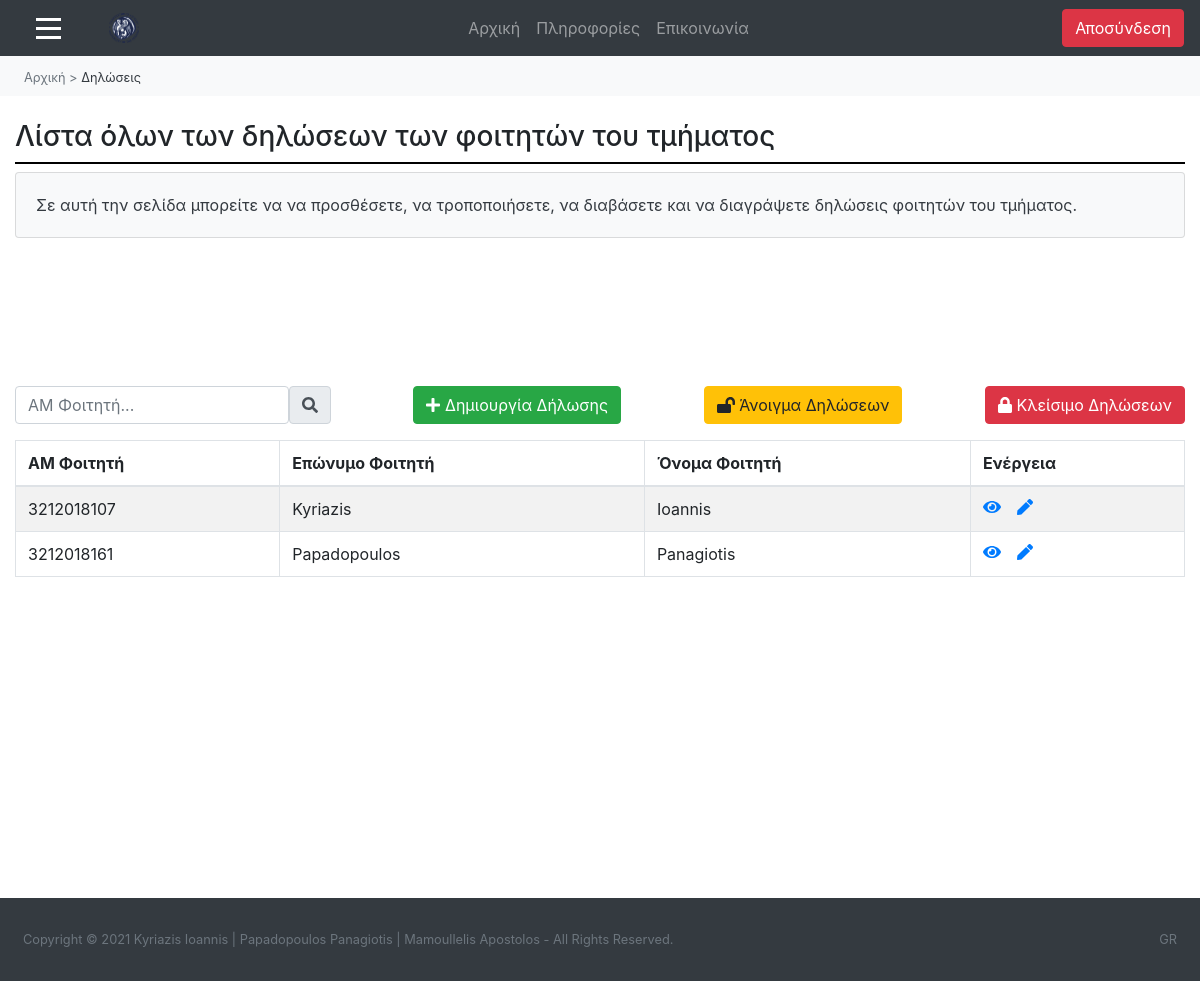
/ergasia-theorias/diaxeiristis-diloseis.php (signed in), run on the app's committed database.
### tables this page shows
CREATE TABLE `dilosi` (
  `id_dilosis` int(10) NOT NULL,
  `id_didaskalias` int(10) DEFAULT NULL,
  `AM_foititi` varchar(10) NOT NULL,
  `vathmostheorias` double DEFAULT NULL,
  `vathmosergastiriou` double DEFAULT NULL,
  `telikosvathmos` double DEFAULT NULL,
  `katastasi` varchar(10) DEFAULT NULL,
  `pliros_vathmologimeno` varchar(3) DEFAULT NULL
);

CREATE TABLE `foititis` (
  `AM_foititi` varchar(10) NOT NULL,
  `email_foititi` varchar(50) NOT NULL,
  `onoma_foititi` varchar(50) NOT NULL,
  `eponimo_foititi` varchar(50) NOT NULL,
  `etoseisagogis` int(4) NOT NULL,
  `oristikopoihmenh_dilosi` varchar(3) DEFAULT NULL
);

### ergasia-theorias/diaxeiristis-diloseis.php (the view, shortened to what this page needs)
<html>
<head>
        <link rel="stylesheet" href="style.css"/>
		<link rel="stylesheet" href="https://maxcdn.bootstrapcdn.com/bootstrap/4.5.2/css/bootstrap.min.css">
		<link rel="stylesheet" href="https://maxcdn.bootstrapcdn.com/bootstrap/4.0.0/css/bootstrap.min.css">
		<link href="https://cdn.datatables.net/1.10.20/css/dataTables.bootstrap4.min.css" rel="stylesheet" />
</head>
<?php
 include "diaxeiristis-elegxos.php";
?>
<body>
<nav class="navbar navbar-expand-md bg-dark navbar-dark">
  <span class="" style="font-size:25px; cursor:pointer;" onclick="openNav()"><div class="symvolo-menu"></div>
																			<div class="symvolo-menu"></div>
																			<div class="symvolo-menu"></div></span>
  <a class="navbar-brand ml-5" href="diaxeiristis-arxiki.php">
	<img <img src="photos/foto_panepistimiou.png" width="30" height="30" alt="">
  </a>
  <div class="collapse navbar-collapse" id="collapse_target">
  <ul class="navbar-nav text-center w-100 justify-content-center">
    <li class="nav-item">
      <a class="nav-link" href="diaxeiristis-arxiki.php">Αρχική</a>
    </li>
	<li class="nav-item">
      <a class="nav-link" href="diaxeiristis-plirofories.php">Πληροφορίες</a>
    </li>
	<li class="nav-item">
      <a class="nav-link" href="diaxeiristis-epikoinonia.php">Επικοινωνία</a>
    </li>
  </ul>
  <ul class="nav navbar-nav ml-auto">
      <a href="logout.php" class="btn btn-danger mx-auto">
          <span class="glyphicon glyphicon-log-out"></span> Αποσύνδεση
		</a>
    </ul>
	</div>
</nav>
<nav class="nav text-dark bg-light py-2" name="navigation-menu">
	<ul class="nav pl-4">
		<li class="nav-item">
			<a href="diaxeiristis-arxiki.php" class="text-muted text-decoration-none small">Αρχική</a>
		</li>
		<li class="nav-item">
			<a class="text-muted text-decoration-none small">&nbsp;>&nbsp;</a>
		</li>
		<li class="nav-item active">
			<a class="text-dark text-decoration-none small">Δηλώσεις</a>
		</li>
	</ul>
</nav>
<body>
<div class="wrapper">
<div class="container-fluid">
	<h3 class="mt-4">Λίστα όλων των δηλώσεων των φοιτητών του τμήματος</h3>
	<div class="grammikatoapotitlo"></div>
		<div class="card bg-light text-dark">
			<div class="card-body">Σε αυτή την σελίδα μπορείτε να να προσθέσετε, να τροποποιήσετε, να διαβάσετε και να διαγράψετε δηλώσεις φοιτητών του τμήματος.</div>
		</div>
	<div class="row">
                <div class="col-md-12">
                    <div class="mt-5 mb-3 clearfix">
						<div style="padding-top:100px;"></div>
						<div class="input-group">
							<div class="form-outline">
								<input type="text" class="form-control rounded" id="myInput1" onkeyup="myFunction1()" placeholder="ΑΜ Φοιτητή...">
							</div>
							<span class="input-group-text" id="search-addon">
								<i class="fas fa-search"></i>
							</span>
							<a href="diaxeiristis-diloseis-prosthiki.php" class="btn btn-success ml-auto"><i class="fa fa-plus"></i> Δημιουργία Δήλωσης</a>
							<a href="diaxeiristis-diloseis-anoigma.php" class="btn btn-warning ml-auto"><i class="fa fa-lock-open"></i> Άνοιγμα Δηλώσεων</a>
							<a href="diaxeiristis-diloseis-kleisimo.php" class="btn btn-danger ml-auto"><i class="fa fa-lock"></i> Κλείσιμο Δηλώσεων</a>
						</div>
                    </div>
                    <?php
                    require_once "syndesh-geniki.php";
                    $sql = "select * from foititis, dilosi where dilosi.AM_foititi=foititis.AM_foititi group by dilosi.AM_foititi";
                    if($result = mysqli_query($link, $sql)){
                        if(mysqli_num_rows($result) > 0){
                            echo '<table class="table table-bordered table-striped" id="myTable">';
                                echo "<thead>";
                                    echo "<tr>";
										echo "<th>ΑΜ Φοιτητή</th>";
										echo "<th>Επώνυμο Φοιτητή</th>";
										echo "<th>Όνομα Φοιτητή</th>";
										echo "<th>Ενέργεια</th>";
                                    echo "</tr>";
                                echo "</thead>";
                                echo "<tbody>";
                                while($row = mysqli_fetch_array($result)){
                                    echo "<tr>";
										echo "<td>" . $row['AM_foititi'] . "</td>";
										echo "<td>" . $row['eponimo_foititi'] . "</td>";
										echo "<td>" . $row['onoma_foititi'] . "</td>";
                                        echo "<td>";
                                            echo '<a href="diaxeiristis-diloseis-diavasma.php?AM_foititi='. $row['AM_foititi'] .'" class="mr-3" title="Δείτε Περισσότερα" data-toggle="tooltip"><span class="fa fa-eye"></span></a>';
											echo '<a href="diaxeiristis-diloseis-tropopoiisi.php?AM_foititi='. $row['AM_foititi'] .'" class="mr-3" title="Τροποποίηση Δήλωσης" data-toggle="tooltip"><span class="fa fa-pen"></span></a>';
										echo "</td>";
                                    echo "</tr>";
                                }
                                echo "</tbody>";
                            echo "</table>";
                        } else{
                            echo '<div class="alert alert-danger"><em>Δεν βρέθηκαν δηλώσεις φοιτητών!</em></div>';
                        }
                    } else{
                        echo "Κάτι πήγε λάθος. Προσπαθήστε ξανα αργότερα";
                    }
                    ?>
                </div>
            </div>
		<div style="padding-top:305px;"></div>
</div>
</div>
<footer class="py-4 bg-dark mt-auto">
    <div class="container-fluid">
        <div class="d-flex small">
            <div class="text-muted p-2">Copyright © 2021 Kyriazis Ioannis | Papadopoulos Panagiotis | Mamoullelis Apostolos - All Rights Reserved.</div>
            <div class="text-muted ml-auto p-2">GR</div>
    </div>
</footer>
</body>
</html>

### ergasia-theorias/style.css (style rules this page uses)
.grammikatoapotitlo { display: block; margin-top: 0.5em; margin-bottom: 0.5em; margin-left: 0px; border-style: inset; border-width: 1px; border: 1px solid #000000; }
.symvolo-menu { width: 25px; height: 3px; background-color: white; margin: 6px 0; margin-left: 20px; }

### ergasia-theorias/diaxeiristis-diloseis.php (style rules this page uses)
.symvolo-menu { width: 25px; height: 3px; background-color: white; margin: 6px 0; margin-left: 20px; }

### data on the page
dilosi: AM_foititi "3212018107", AM_foititi.eponimo_foititi "Kyriazis", AM_foititi.onoma_foititi "Ioannis"
dilosi: AM_foititi "3212018161", AM_foititi.eponimo_foititi "Papadopoulos", AM_foititi.onoma_foititi "Panagiotis"
